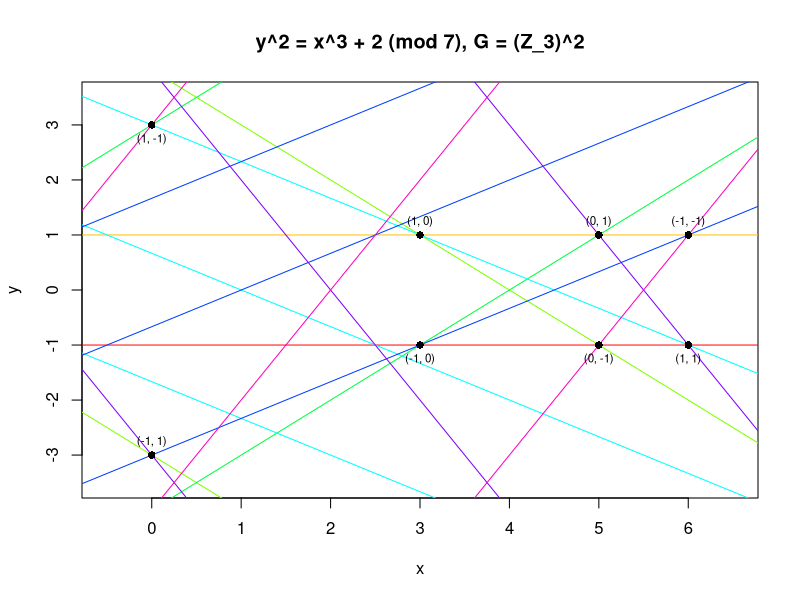

Here is the R script that generated this plot:
x <- c(0, 0, 3, 3, 5, 5, 6, 6)
y <- c(-3, 3, 1, -1, 1, -1, 1, -1)
xn <- c(-1, 1, 1, -1, 0, 0, -1, 1)
yn <- c(1, -1, 0, 0, 1, -1, -1, 1)
lbls <- paste0("(", xn, ", ", yn, ")")
cols <- rainbow(8)

plot(c(-0.5, 6.5), c(-3.5, 3.5), "n",
     main="y^2 = x^3 + 2 (mod 7), G = (Z_3)^2",
     xlab = "x", ylab = "y")

abline(h=c(-1, 1), col=cols[1:2])

abline(a=-3, b=-1, col=cols[3])
abline(a=4, b=-1, col=cols[3])

abline(a=3, b=1, col=cols[4])
abline(a=-4, b=1, col=cols[4])

abline(a=3, b=-2/3, col=cols[5])
abline(a=-5/3, b=-2/3, col=cols[5])
abline(a=2/3, b=-2/3, col=cols[5])

abline(a=-3, b=2/3, col=cols[6])
abline(a=5/3, b=2/3, col=cols[6])
abline(a=-2/3, b=2/3, col=cols[6])

abline(a=11, b=-2, col=cols[7])
abline(a=4, b=-2, col=cols[7])
abline(a=-3, b=-2, col=cols[7])

abline(a=-11, b=2, col=cols[8])
abline(a=-4, b=2, col=cols[8])
abline(a=3, b=2, col=cols[8])

points(x, y, pch=16)

text(x, y, lbls, pos = c(3, 1), cex=0.7)
